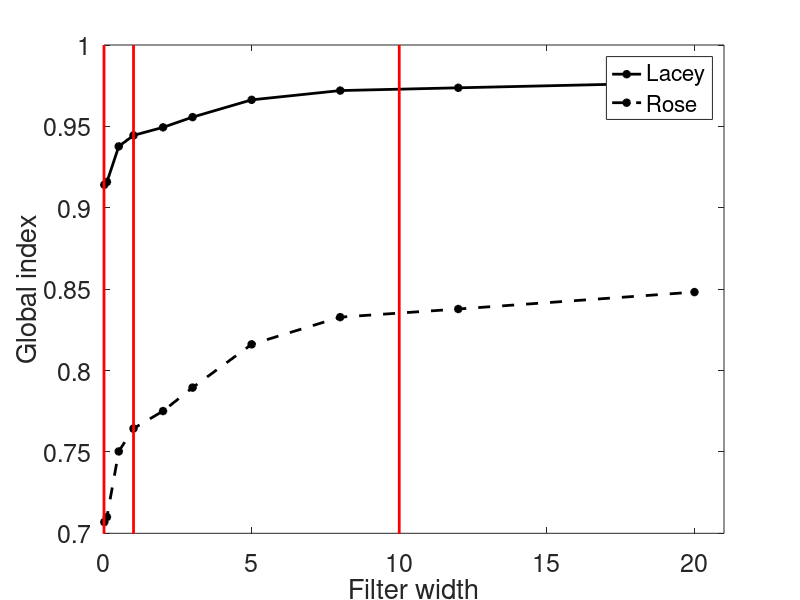
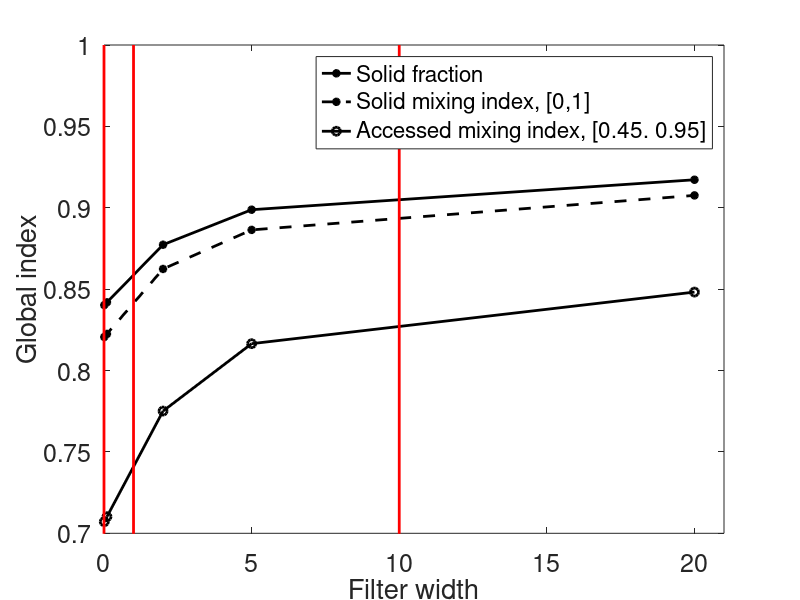

MATLAB code for these plots, in order:
%% -----------------------------------------------------------------------
% Global mixing index
% Scale-dependent mixing
% Synthetic fields

% Plotting global mixing index vs filter width
% Values are obtained from scale dependent mixing global index scritps

% Author: Barlev R. Nagawkar, Iowa State University
% ------------------------------------------------------------------------

clear 
close all
clc

%% Global index based on solid fraction Lacey vs Rose

filt = [0.01 0.1 0.5 1 2 3 5 8 12 20];
GI = [0.7069 0.7100 0.7503 0.7644 0.7751 0.7895 0.8161 0.8328 0.8378 0.8482];
LI = [0.9141 0.9159 0.9377 0.9445 0.9494 0.9557 0.9663 0.9720 0.9737 0.9770];
x1 = [1 1];
x10 = [10 10];
x100 = [100 100];
x0 = [0 0];
y = [0 1];

figure(1)
plot(filt,LI, '-*k', 'Linewidth',2)
hold on
plot(filt,GI, '--*k', 'Linewidth',2)
plot(x0,y,'r', 'Linewidth',2)
plot(x1,y,'r', 'Linewidth',2)
plot(x10,y,'r', 'Linewidth',2)
plot(x100,y,'r', 'Linewidth',2)
xlabel('Filter width')
ylabel('Global index')
axis([0 21 0.7 1])
legend('Lacey', 'Rose')
set(gca,'FontSize',18)
%% Global index based on local mixing Rose

filt = [0.01 0.1 2 5 20];
gm = [0.8402 0.8419 0.8773 0.8988 0.9172];
mgm = [0.8206 0.8225 0.8624 0.8864 0.9076];
amgm = [0.7071 0.7102 0.7751 0.8165 0.8482];

figure(2)
plot(filt,gm, '-*k', 'Linewidth',2)
hold on
plot(filt,mgm, '--*k', 'Linewidth',2)
plot(filt,amgm, '-ok', 'Linewidth',2)
plot(x0,y,'r', 'Linewidth',2)
plot(x1,y,'r', 'Linewidth',2)
plot(x10,y,'r', 'Linewidth',2)
plot(x100,y,'r', 'Linewidth',2)
xlabel('Filter width')
ylabel('Global index')
legend('Solid fraction', 'Solid mixing index, [0,1]', 'Accessed mixing index, [0.45. 0.95]')
set(gca,'FontSize',18)
axis([0 21 0.7 1])